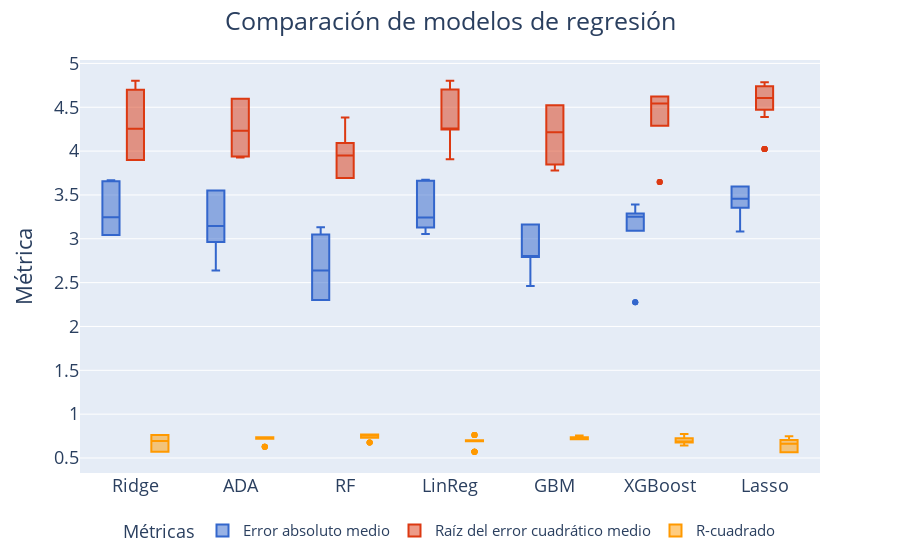

Write notebook code for a chart like this one.
### Code cell
generate_machine_learning(df2, ['cylinders', 'displacement', 'horsepower', 'weight','acceleration'], 'mpg', graphic = True)

### Figure 1 — Plotly figure (JSON) as saved in the notebook; plotly's stock layout.template omitted (floating-point values rounded to 4 significant figures; data arrays with more than 128 entries replaced by an {"elided": "..."} marker saying what was removed)
{"data": [{"alignmentgroup": "True", "customdata": {"elided": "210x1 str values"}, "hovertemplate": "metrics=%{customdata[0]}<br>model=%{x}<br>Métrica=%{y}<extra></extra>", "legendgroup": "Error absoluto medio", "marker": {"color": "#3366CC"}, "name": "Error absoluto medio", "notched": false, "offsetgroup": "Error absoluto medio", "orientation": "v", "showlegend": true, "type": "box", "x": {"elided": "210 str values"}, "x0": " ", "xaxis": "x", "y": {"elided": "210 float values"}, "y0": " ", "yaxis": "y"}, {"alignmentgroup": "True", "customdata": {"elided": "210x1 str values"}, "hovertemplate": "metrics=%{customdata[0]}<br>model=%{x}<br>Métrica=%{y}<extra></extra>", "legendgroup": "Raíz del error cuadrático medio", "marker": {"color": "#DC3912"}, "name": "Raíz del error cuadrático medio", "notched": false, "offsetgroup": "Raíz del error cuadrático medio", "orientation": "v", "showlegend": true, "type": "box", "x": {"elided": "210 str values"}, "x0": " ", "xaxis": "x", "y": {"elided": "210 float values"}, "y0": " ", "yaxis": "y"}, {"alignmentgroup": "True", "customdata": {"elided": "210x1 str values"}, "hovertemplate": "metrics=%{customdata[0]}<br>model=%{x}<br>Métrica=%{y}<extra></extra>", "legendgroup": "R-cuadrado", "marker": {"color": "#FF9900"}, "name": "R-cuadrado", "notched": false, "offsetgroup": "R-cuadrado", "orientation": "v", "showlegend": true, "type": "box", "x": {"elided": "210 str values"}, "x0": " ", "xaxis": "x", "y": {"elided": "210 float values"}, "y0": " ", "yaxis": "y"}], "layout": {"boxmode": "group", "font": {"size": 18}, "legend": {"font": {"size": 15}, "orientation": "h", "title": {"text": "Métricas"}, "tracegroupgap": 0, "x": 0.5, "xanchor": "center"}, "margin": {"t": 60}, "title": {"font": {"size": 25}, "text": "Comparación de modelos de regresión", "x": 0.5}, "xaxis": {"anchor": "y", "domain": [0, 1], "title": {"text": ""}}, "yaxis": {"anchor": "x", "domain": [0, 1], "title": {"text": "Métrica"}}}}
